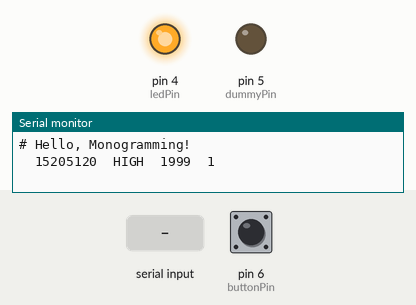
Simulated run of this sketch. Board: Arduino Uno, built with avr-gcc and run on an emulated ATmega328P. Shown: output pins drawn as LEDs (lit = HIGH), the last lines printed to the serial monitor. The inputs (shaded band) are chosen by the test bench; at power-on: pin 6 (buttonPin) HIGH.

Above: at 3.2 s.
3.3 s: pin 6 (buttonPin) pulled LOW for 0.15 s
At 3.37 s:
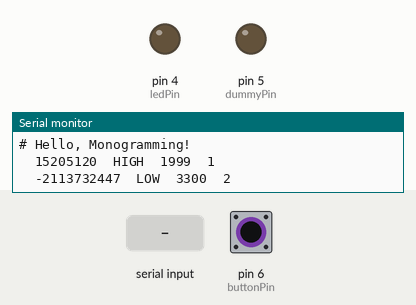
7.9 s: pin 6 (buttonPin) pulled LOW for 3.2 s
At 11.9 s:
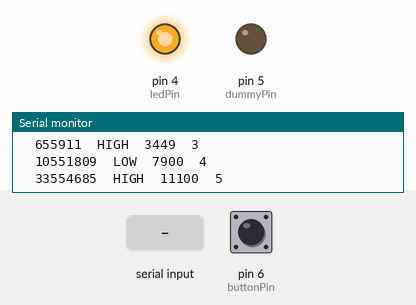
12.6 s: "on 90 45\n" received over Serial
At 13.1 s:
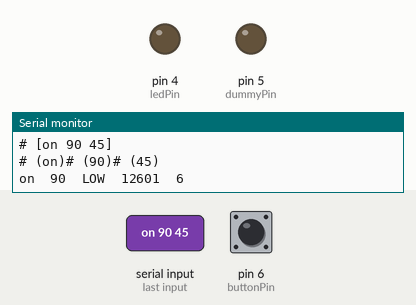
Timing chart, 0 to 15.1 s (numbered marks = the images above; inputs shaded):
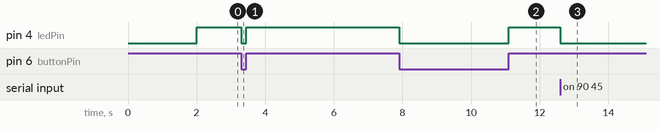

Measured:
- after the input at 3.3 s, pin 4 (ledPin): HIGH → LOW at once, → HIGH 0.15 s later
- after the input at 7.9 s, pin 4 (ledPin): HIGH → LOW at once, → HIGH 3.2 s later
- after the input at 12.6 s, pin 4 (ledPin): HIGH → LOW at once

The sketch:

sketch_20211012_Lesson1_Serial.ino
```cpp
//Button to turn ON/OFF LED

#define MY_KEYWORD  "YourKey-L1"

//Constants won't change. They are used here to set pin numbers:
const int buttonPin = 6;  // pin number of pushbutton pin
const int ledPin    = 4;  // pin number of LED pin
const int dummyPin  = 5;  // pin number of dummy pin

// variables will change:
int buttonState     = 0;  // variable for reading the pushbutton status
int serialState     = 0;  // variable for reading serial line
int currentState    = 0;  // variable for current state
int prevState       = -1; // variable for previous state
int counter         = 0;  // valiable for event counter

void setup() {
  // initialize the LED pin as an output:
  pinMode(ledPin, OUTPUT);
  // initialize the pushbutton pin as an input:
  pinMode(buttonPin, INPUT_PULLUP);
  // Prepare for dummy PIN to make it GND.
  pinMode(dummyPin, OUTPUT); digitalWrite(dummyPin, LOW);
  //
  Serial.begin(57600);
  delay(1000);
  Serial.println("# Hello, Monogramming!");
  delay(1000);
}

void loop() {
  char keyword[32] = { 0 };
  long timeinfo;
  char buff[80];

  if (Serial.available() > 0) {
    String str = Serial.readStringUntil('\n');
    str.toCharArray(buff, 80);
    Serial.print("# ["); Serial.print(buff); Serial.println("]"); // You can delete this line. Because this is prepared for debugging only

    sscanf(buff, "%s %ld %d", keyword, &timeinfo, &serialState);
    Serial.print("# ("); Serial.print(keyword); Serial.print(")");
    Serial.print("# ("); Serial.print(timeinfo); Serial.print(")");
    Serial.print("# ("); Serial.print(serialState); Serial.println(")");
  }

  buttonState = digitalRead(buttonPin);

  // update the value of the currentState
  // currentState = serialState;
  // currentState = buttonState;
  currentState = buttonState | serialState;

  if (currentState != prevState) {
    counter++;

    Serial.print(keyword); Serial.print("\t"); Serial.print(timeinfo);   Serial.print("\t");
    if (currentState == HIGH) {
      // turn LED on:
      Serial.print("HIGH");
      digitalWrite(ledPin, HIGH);
    } else {
      // turn LED off:
      Serial.print("LOW");
      digitalWrite(ledPin, LOW);
    }
    Serial.print("\t"); Serial.print(millis());
    Serial.print("\t"); Serial.print(counter);
    Serial.println();

    prevState = currentState;
  }
}
```
